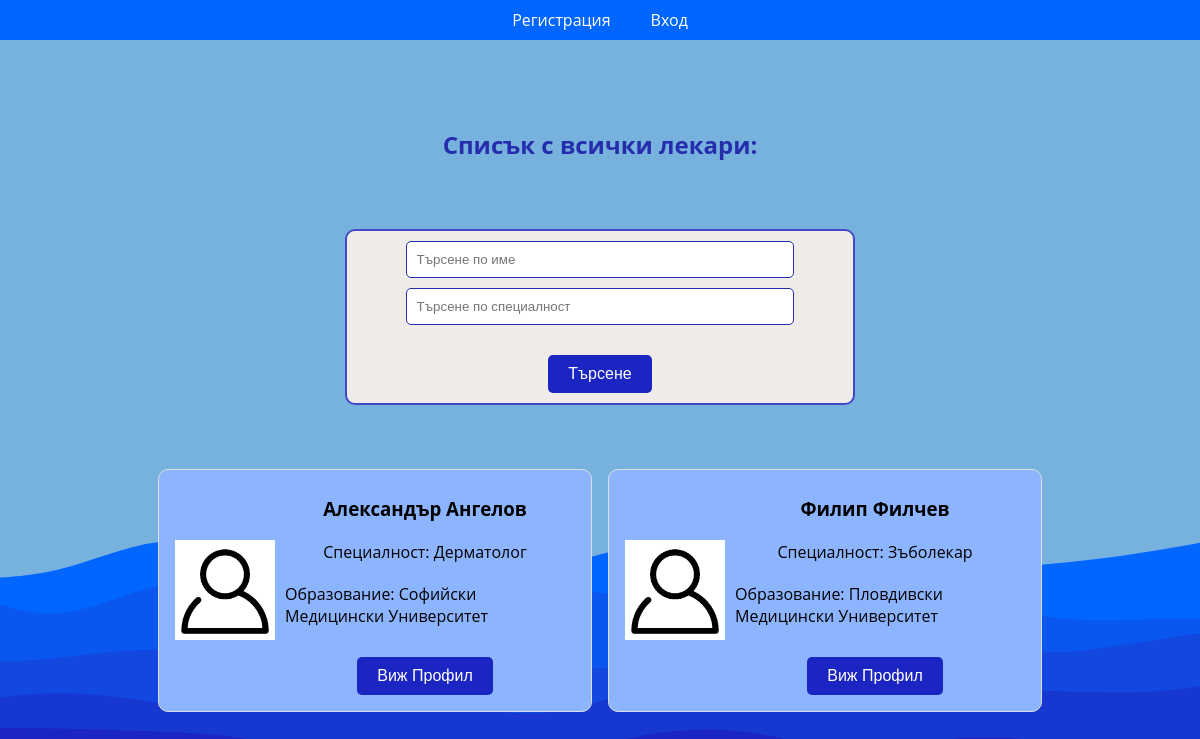
Screenshot of /byte/doctors.php with the database file from the repository.
### tables this page shows
CREATE TABLE `users` (
  `id` bigint(20) NOT NULL COMMENT 'primary key',
  `first_name` varchar(50) DEFAULT NULL COMMENT 'the user''s first name',
  `last_name` varchar(50) DEFAULT NULL COMMENT 'the user''s last name',
  `user_type` varchar(20) NOT NULL DEFAULT 'USER' COMMENT 'foreign key to user''s type',
  `email` varchar(50) NOT NULL COMMENT 'the user''s email',
  `password` varchar(300) NOT NULL COMMENT 'the user''s password',
  `phone` varchar(50) DEFAULT NULL COMMENT 'the user''s phone',
  `profile_picture_id` bigint(60) NOT NULL DEFAULT 1 COMMENT 'Foreign Key to the Profile picture'
);

CREATE TABLE `photos` (
  `id` bigint(60) NOT NULL COMMENT 'ID of the photo',
  `photo_url` mediumtext NOT NULL,
  `alt` varchar(30) DEFAULT NULL
);

CREATE TABLE `doctors_info` (
  `id` bigint(20) NOT NULL COMMENT 'foreign key to the User id in the users table',
  `specialty` varchar(50) NOT NULL COMMENT 'the doctor''s specialty',
  `education` varchar(100) NOT NULL COMMENT 'the doctor''s university'
);

### database/database.php (called while the page is built, shortened)
<?php
  class Database
  {
    private $connection;
    public function __construct()
    {
      $host = 'localhost';
      $username = 'admin';
      $password = 'admin';
      $databaseName = 'byte';
      $this->connection = new PDO("mysql:host=$host;dbname=$databaseName", $username, $password);
      $this->connection->setAttribute(PDO::ATTR_ERRMODE, PDO::ERRMODE_EXCEPTION);
    }
    public function getConnection(): PDO
    {
      return $this->connection;
    }
  }

### database/repositories/DoctorRepository.php (called while the page is built, shortened)
<?php
  require_once __DIR__ . '/DoctorInfoRepository.php';
  require_once __DIR__ . '/UsersRepository.php';
  class DoctorRepository
  {
    private UsersRepository $usersRepository;
    private DoctorInfoRepository $doctorInfoRepository;
    public function __construct()
    {
      $this->usersRepository = new UsersRepository();
      $this->doctorInfoRepository = new DoctorInfoRepository();
    }
    public function constructDoctorsFromArray(array $doctorsInfo, array $users): array
    {
      $doctors = [];
      foreach ($doctorsInfo as $doctorInfo) {
        $filteredDoctors = array_filter($users, fn($user) => $user->id === $doctorInfo->id);
        $user = array_shift($filteredDoctors) ?? null;
        $doctors[] = new Doctor(
            $user->id,
            $user->firstName,
            $user->lastName,
            $user->email,
            $user->profilePicture,
            $doctorInfo->specialty,
            $doctorInfo->education
        );
      }
      return $doctors;
    }
    public function getAllDoctors($currentUserId): array
    {
      $users = $this->usersRepository->getAllDoctors();
      $doctorsInfo = $this->doctorInfoRepository->getAll();
      $doctors = $this->constructDoctorsFromArray($doctorsInfo, $users);
      return array_filter($doctors, fn($doctor) => $doctor->id !== $currentUserId);
    }
  }

### database/repositories/Repository.php (called while the page is built, shortened)
<?php
  require __DIR__ . '/../database.php';
  class Repository
  {
    protected Database $database;
    protected string $tableName;
    public function __construct($tableName)
    {
      $this->database = new Database();
      $this->tableName = $tableName;
    }
    public function getAll(): false|array
    {
      $command = 'SELECT * FROM ' . $this->tableName;
      $query = $this->database->getConnection()->prepare($command);
      $query->execute();
      return $query->fetchAll(PDO::FETCH_ASSOC);
    }
    public function select($data, $operator = "&&"): false|array
    {
      $columns = array_keys($data);
      $placeholders = array_map(function ($value) {
        return "$value=?";
      }, $columns);
      $valuesPlaceholders = implode($operator, $placeholders);
      $command = "SELECT * FROM $this->tableName WHERE $valuesPlaceholders";
      $query = $this->database->getConnection()->prepare($command);
      $index = 1;
      foreach ($data as $key => $value) {
        $query->bindValue($index++, $value);
      }
      $query->execute();
      return $query->fetchAll(PDO::FETCH_ASSOC);
    }
  }

### database/repositories/UsersRepository.php (called while the page is built, shortened)
<?php
  require_once __DIR__ . '/Repository.php';
  require_once __DIR__ . '/PhotoRepository.php';
  class UsersRepository extends Repository
  {
    private PhotoRepository $photoRepository;
    public function __construct()
    {
      $this->photoRepository = new PhotoRepository();
    }
    public function getById($id): ?User
    {
      $users = $this->select([
          "id" => $id
      ]);
      return $this->constructUser($users[0]);
    }
    private function constructUser($foundUser): User
    {
      $user = new User(
          $foundUser['first_name'],
          $foundUser['last_name'],
          $foundUser['email'],
          $foundUser['password'],
          $foundUser['user_type']
      );
      $user->id = $foundUser['id'] ?? null;
      $user->phone = $foundUser['phone'] ?? '';
      $user->profilePictureId = $foundUser['profile_picture_id'] ?? 1;
      $user->profilePicture = $this->photoRepository->getById($user->profilePictureId);
      $user->profilePicture->userId = $user->id;
      return $user;
    }
    public function getAllDoctors(): array
    {
      $doctors = $this->select([
          'user_type' => 'DOCTOR'
      ]);
      $users = [];
      foreach ($doctors as $doctor) {
        $users[] = $this->constructUser($doctor);
      }
      return $users;
    }
  }

### database/repositories/PhotoRepository.php (called while the page is built, shortened)
<?php
  require_once __DIR__ . '/Repository.php';
  class PhotoRepository extends Repository
  {
    public function getById($id): ?Photo
    {
      $photos = $this->select([
          "id" => $id
      ]);
      return $this->constructPhoto($photos[0]);
    }
    private function constructPhoto($foundPhoto): Photo
    {
      $photo = new Photo(
          $foundPhoto['photo_url'],
          $foundPhoto['alt'],
      );
      $photo->id = $foundPhoto['id'] ?? null;
      return $photo;
    }
  }

### database/repositories/DoctorInfoRepository.php (called while the page is built, shortened)
<?php
  require_once __DIR__ . '/Repository.php';
  require_once __DIR__ . '/UsersRepository.php';
  class DoctorInfoRepository extends Repository
  {
    private UsersRepository $usersRepository;
    public function __construct()
    {
      $this->usersRepository = new UsersRepository();
    }
    private function constructDoctorInfo(int $userId, $doctorInfo): DoctorInfo
    {
      return new DoctorInfo(
          $userId,
          $doctorInfo['specialty'],
          $doctorInfo['education']
      );
    }
    public function getAll(): array
    {
      $foundDoctors = parent::getAll();
      $doctors = [];
      foreach ($foundDoctors as $foundDoctor) {
        $user = $this->usersRepository->getById($foundDoctor['id']);
        $doctors[] = $this->constructDoctorInfo($user->id, $foundDoctor);
      }
      return $doctors;
    }
  }

### byte/doctors_list.php (the view)
<?php
  global $doctors;
  $items = '';
  foreach ($doctors as $doctor) {
    $items .= '<div class="list-item__content">';
    $items .= '<img class="doctor-photo" src="' . $doctor->profilePicture->url . '" alt="profile picture">';
    $items .= '<div class="doctor-info">';
    $items .= '<h3>' . $doctor->firstName . ' ' . $doctor->lastName . '</h3>';
    $items .= '<p> Специалност: ' . $doctor->specialty . '</p>';
    $items .= '<p> Образование: ' . $doctor->education . '</p>';
    $items .= '<button type="button" class="profile-button" onclick="location.href=\'/byte/doctor.php?id=' . $doctor->id . '\'">Виж Профил</button>';
    $items .= '</div>';
    $items .= '</div>';
  }
  echo $items;

### byte/shared/head.php (shortened to what this page needs)
<link rel="stylesheet" href="/public/styles/styles.css">

### byte/shared/header.php (shortened to what this page needs)
<nav class="navbar-nav">
  <?php
    if (key_exists('loginTime', $_SESSION)) {
      $email = $_SESSION['email'];
      $fullName = '';
      if ($_SESSION['firstName'] && $_SESSION['lastName']) {
        $fullName = $_SESSION['firstName'] . ' ' . $_SESSION['lastName'];
      } else {
        $fullName = $email;
      }
      $items = <<<EOT
                        <div class="nav-item">
                            <a class="nav-link" href="/byte/main.php">Начало</a>
                        </div>
                        <div class="nav-item">
                            <a class="nav-link" href="/byte/doctors.php">Доктори</a>
                        </div>
                        <div class="nav-item"><a class="nav-link" href="/byte/profile.php">Профил</a></div>
                        <div class="nav-item">
                            <a class="nav-link" href="/byte/logout.php">Изход</a>
                        </div>
EOT;
    } else {
      $items = <<<EOT
                        <div class="nav-item">
                            <a class="nav-link" aria-current="page" href="/byte/register.php">Регистрация</a>
                        </div>
                        <div class="nav-item">
                            <a class="nav-link" href="/byte/login.php">Вход</a>
                        </div>
EOT;
    }
    echo $items;
  ?>
</nav>

### byte/doctors.php (shortened to what this page needs)
<?php
  require_once 'shared/head.php';
  require_once 'shared/header.php';
  require_once __DIR__ . '/../database/repositories/DoctorRepository.php';
  $doctorRepository = new DoctorRepository();
  $doctors = [];
  $id = $_SESSION['id'];
  if ($_SERVER['REQUEST_METHOD'] === 'POST') {
    $name = isset($_POST['name']) ? trim($_POST['name']) : null;
    $specialty = isset($_POST['specialty']) ? trim($_POST['specialty']) : null;
    if ($name && $specialty) {
      $doctors = $doctorRepository->searchBySpecialtyAndName($specialty, $name);
    } elseif ($name) {
      $doctors = $doctorRepository->searchByName($name);
    } elseif ($specialty) {
      $doctors = $doctorRepository->searchBySpecialty($specialty);
    } else {
      $doctors = $doctorRepository->getAllDoctors($id);
    }
  } else {
    $doctors = $doctorRepository->getAllDoctors($id);
  }
?>
<!DOCTYPE html>
<html lang="bg">
<head>
  <?php
    require_once 'shared/head.php'
  ?>
    <link rel="stylesheet" href="/public/styles/doctors.css">
</head>
<body>
<?php
  require_once 'shared/header.php'
?>
<section class="doctors-list-container">
    <h1 class="page-title mt-4">Списък с всички лекари:</h1>
    <section class="search-bar">
        <form class="form" method="POST" action="">
            <input type="text" class="form-control" name="name" placeholder="Търсене по име">
            <input type="text" class="form-control" name="specialty" placeholder="Търсене по специалност">
            <button type="submit" class="profile-button">Търсене</button>
        </form>
    </section>
    <section class="doctors-list">
      <?php
        include "doctors_list.php";
      ?>
    </section>
</section>
</body>
</html>

### public/styles/styles.css (style rules this page uses)
:root { --background-color: #FAFAFA; --primary-color: #0066FF; --primary-color-dark: #1b25c1; }
body { background: url('../assets/background_image.svg') no-repeat center center fixed; -webkit-background-size: cover; -moz-background-size: cover; -o-background-size: cover; background-size: cover; font-family: "Open Sans", sans-serif; margin: 0; width: 100%; max-width: 100%; height: 100vh; }
.navbar-nav { display: flex; flex-direction: row; justify-content: center; align-items: center; gap: 40px; list-style-type: none; width: 100%; height: 5%; background-color: var(--primary-color); color: white; }
.nav-link, .nav-item { color: white; text-decoration: none; }

### public/styles/doctors.css (style rules this page uses)
.doctors-list { display: flex; flex-wrap: wrap; gap: 1rem; }
.doctors-list-container { display: flex; flex-direction: column; align-items: center; gap: 1rem; width: 90%; margin: 2rem; padding: 1rem; }
.doctor-info { display: flex; flex-direction: column; justify-content: center; align-items: center; }
.doctor-photo { width: 100px; height: 100px; object-fit: cover; }
.profile-button { margin-top: 20px; padding: 10px 20px; border: none; border-radius: 5px; background-color: #1b25c1; color: white; font-size: 16px; cursor: pointer; transition: background-color 0.3s ease; }
.search-bar { display: flex; justify-content: center; gap: 1rem; width: 90%; margin: 2rem; }
.form { width: 50%; }

### public/styles/forms.css (style rules this page uses)
:root { --border-color: #424ac3; --text-color: #262dac; --button-color: #2b329c; }
body { display: flex; flex-direction: column; align-items: center; gap: 20px; }
.form { display: flex; flex-direction: column; align-items: center; justify-content: center; gap: 10px; padding: 10px; border: 2px solid var(--border-color); border-radius: 10px; background-color: #efebe9; }
.page-title { text-align: center; color: var(--text-color); }
.form-control { width: 80%; padding: 10px; border: 1px solid var(--text-color); border-radius: 5px; }

### rows the page displays
users: profile_picture.photo_url (placeholder picture), first_name "Александър", last_name "Ангелов"
doctors_info: specialty "Дерматолог", education "Софийски Медицински Университет"
users: profile_picture.photo_url (placeholder picture), first_name "Филип", last_name "Филчев"
doctors_info: specialty "Зъболекар", education "Пловдивски Медицински Университет"
